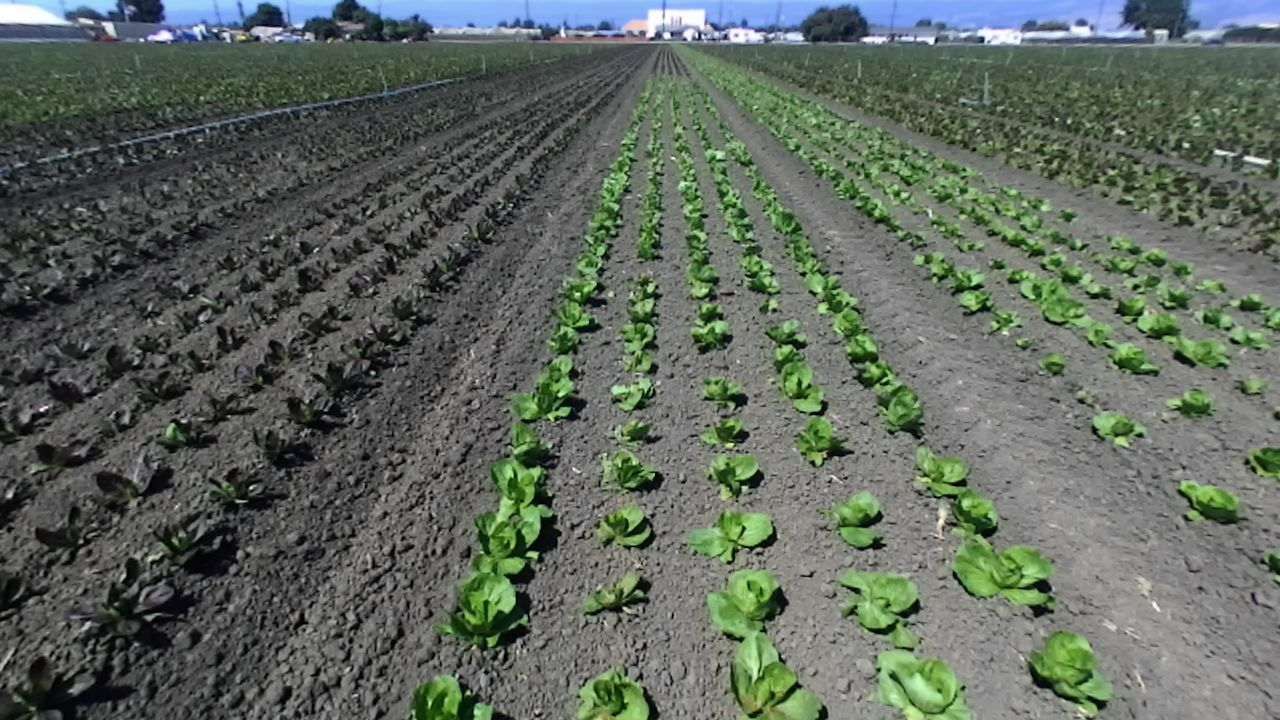
#> input picture laneDetection/crops.png, 1280 x 720 px
$ jupyter execute Untitled.ipynb
#> lines starting #> are read from the running program, lines starting #| are printed output that depends on the picture; after the words box and inside, x2 and y2 are one past the last pixel; in counts of white or black regions, pixels touching at a corner belong together
[cell 1]
import cv2
import numpy as np
import matplotlib.pyplot as plt

# Read image
img = cv2.imread("crops.png")
#> img is the input picture: shape (720, 1280, 3); mean B, G, R 94.7, 104.4, 95.1
original = img.copy()

# Draw reference points
cv2.circle(original, (148, 4), 5, (0, 0, 255), -1)
#> original: shape (720, 1280, 3); 0.01% of pixels changed, all inside (x1, y1, x2, y2) = (143, 0, 154, 10)
cv2.circle(original, (725, 5), 5, (0, 0, 255), -1)
#> original: shape (720, 1280, 3); mean B, G, R 94.7, 104.4, 95.1
cv2.circle(original, (16, 477), 5, (0, 0, 255), -1)
#> original: shape (720, 1280, 3); mean B, G, R 94.7, 104.4, 95.1
cv2.circle(original, (805, 478), 5, (0, 0, 255), -1)
#> original: shape (720, 1280, 3); mean B, G, R 94.7, 104.4, 95.2

# [7 lines of commented-out code are left out]
mask = np.zeros(img.shape, dtype=np.uint8)
channel_count = img.shape[2]
#> channel_count = 3
ignore_mask_color = (255,) * channel_count
#> ignore_mask_color = (255, 255, 255)
masked_image = cv2.bitwise_and(img, mask)
#> masked_image: shape (720, 1280, 3); every value is 0
img2 = cv2.subtract(img, masked_image)

# HSV thresholding
hsv = cv2.cvtColor(img2, cv2.COLOR_BGR2HSV)
#> hsv: shape (720, 1280, 3); mean H, S, V 49.4, 39.7, 107.3
lower_blue = np.array([45, 62, 52])
upper_blue = np.array([72, 255, 255])
mask = cv2.inRange(hsv, lower_blue, upper_blue)
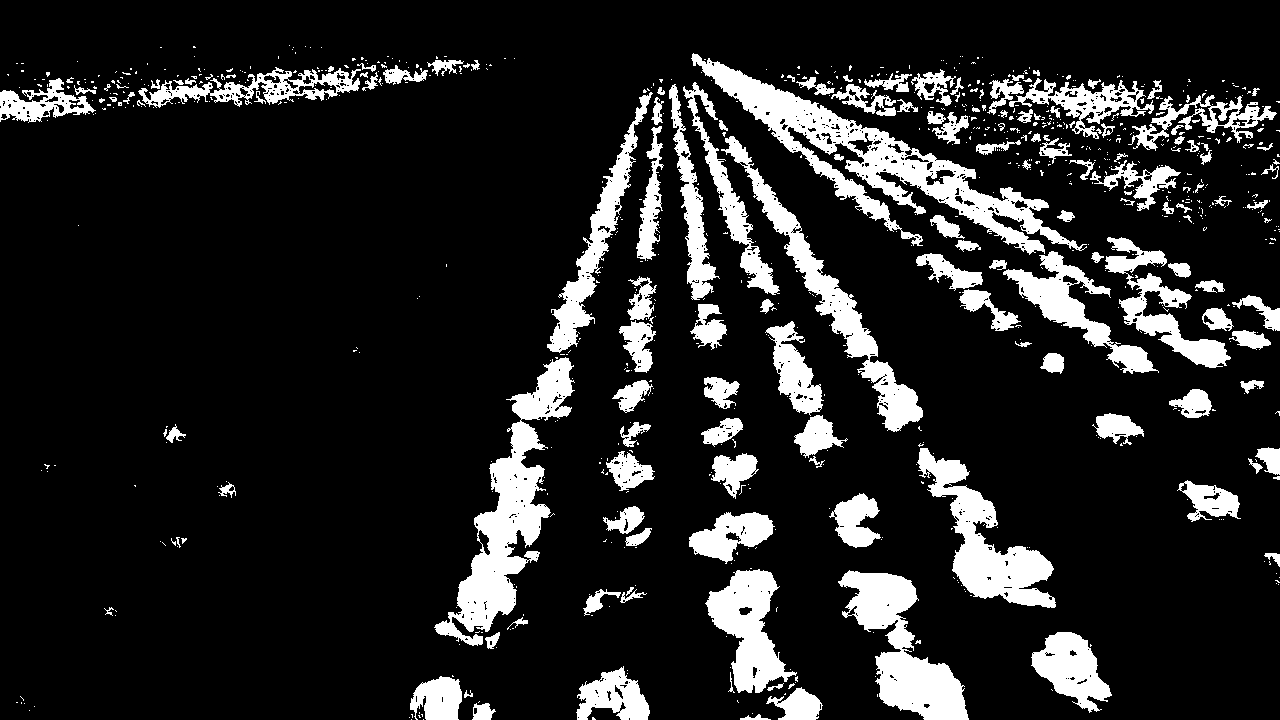
#> mask: shape (720, 1280); 14.4% white; 832 white regions (682 under 20 px), largest, box (x1, y1, x2, y2) and area: (691, 53, 1087, 255) 14763, (434, 357, 575, 646) 11609, (838, 570, 969, 720) 8174
result = cv2.bitwise_and(img2, img2, mask=mask)

# Skeletonization
gray = cv2.cvtColor(result, cv2.COLOR_BGR2GRAY)
edges = gray
skel = np.zeros(edges.shape, np.uint8)
element = cv2.getStructuringElement(cv2.MORPH_CROSS, (3, 3))

while True:
    open_img = cv2.morphologyEx(edges, cv2.MORPH_OPEN, element)
    temp = cv2.subtract(edges, open_img)
    eroded = cv2.erode(edges, element)
    skel = cv2.bitwise_or(skel, temp)
    edges = eroded.copy()
    if cv2.countNonZero(edges) == 0:
        break
#> this loop made 25 passes
#> pass 1, `temp = cv2.subtract(edges, open_img)`:
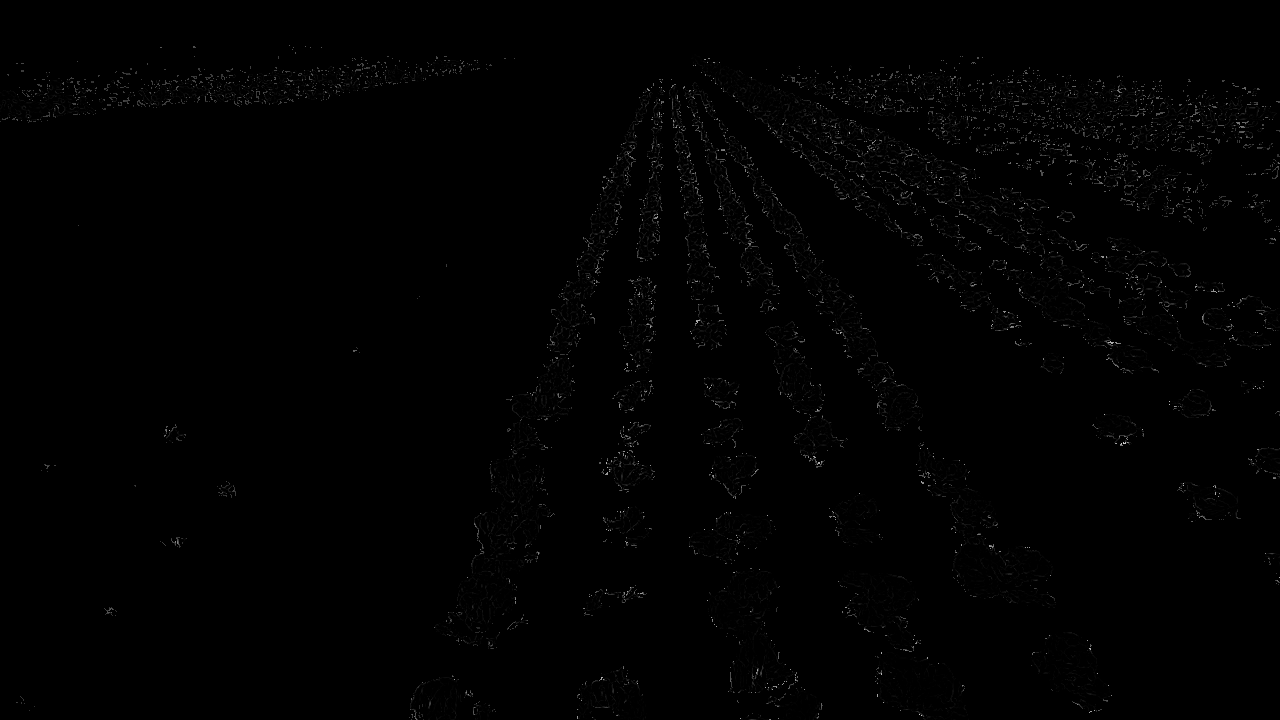
#> temp: shape (720, 1280); min 0, max 212, mean 1.4
#> pass 1, `eroded = cv2.erode(edges, element)`:
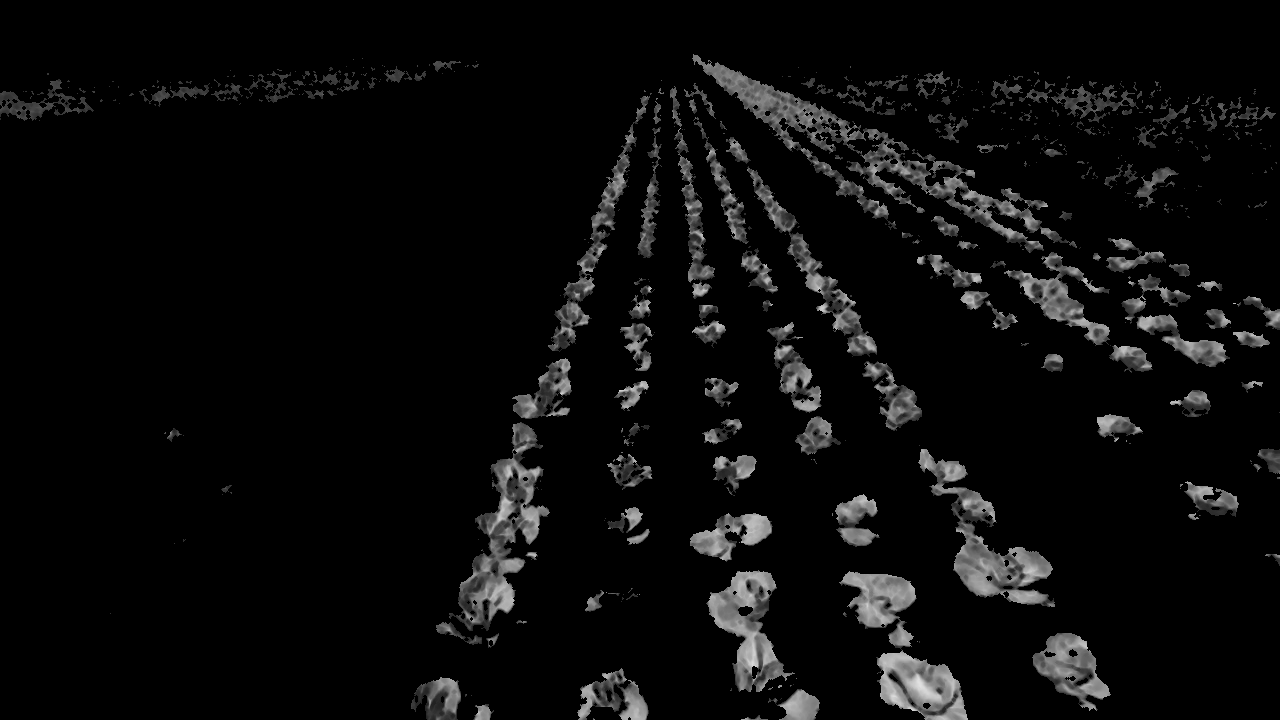
#> eroded: shape (720, 1280); min 0, max 225, mean 11.1
#> after the loop: edges: shape (720, 1280); every value is 0

# Hough Line detection
lines = cv2.HoughLinesP(skel, 4, np.pi / 180, 1000, maxLineGap=1500)
#> lines = 48 rows, first 6: [0, 96, 1240, 96], [39, 89, 1270, 111], [693, 54, 1263, 383], [428, 718, 644, 89], [694, 82, 1084, 706], [19, 87, 1245, 87]

if lines is None:
    print("Line Not Detected")
else:
    for line in lines:
        x1, y1, x2, y2 = line[0]
        cv2.line(img, (x1, y1), (x2, y2), (0, 255, 0), 10)
        cv2.putText(img, 'lines_detected', (50, 50), cv2.FONT_HERSHEY_SIMPLEX, 1, (0, 255, 0), 1)
        print("Line Detected")
#> this loop made 48 passes
#> (x1, y1, x2, y2) on passes 1 to 12: (0, 96, 1240, 96), (39, 89, 1270, 111), (693, 54, 1263, 383), (428, 718, 644, 89), (694, 82, 1084, 706), (19, 87, 1245, 87), (0, 93, 1273, 116), (43, 97, 1272, 118), (0, 92, 1253, 92), (445, 719, 649, 90), (692, 56, 1276, 450), (706, 93, 1091, 709)
#| Line Detected
#| Line Detected
#| Line Detected
#| Line Detected
#| Line Detected
#| Line Detected
#| Line Detected
#| Line Detected
#> (further printed lines are left out)
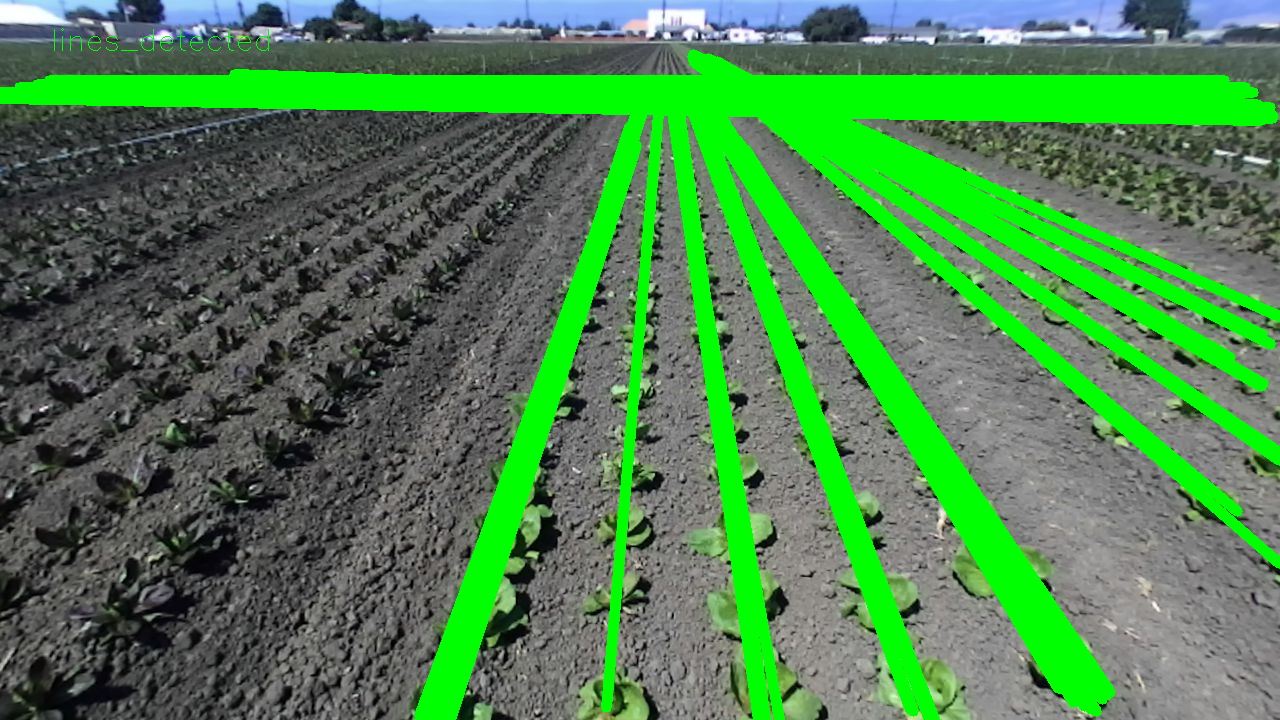
#> img: shape (720, 1280, 3); mean B, G, R 79.3, 130.9, 77.4

# Convert BGR to RGB for display in matplotlib
original_rgb = cv2.cvtColor(original, cv2.COLOR_BGR2RGB)
processed_rgb = cv2.cvtColor(img, cv2.COLOR_BGR2RGB)

# Display images using matplotlib
plt.figure(figsize=(12, 6))
plt.subplot(1, 2, 1)
plt.imshow(original_rgb)
plt.title('Original')
plt.axis('off')

plt.subplot(1, 2, 2)
plt.imshow(processed_rgb)
plt.title('Processed Image')
plt.axis('off')

plt.show()

$ run again, with laneDetection/image.png copied over laneDetection/crops.png
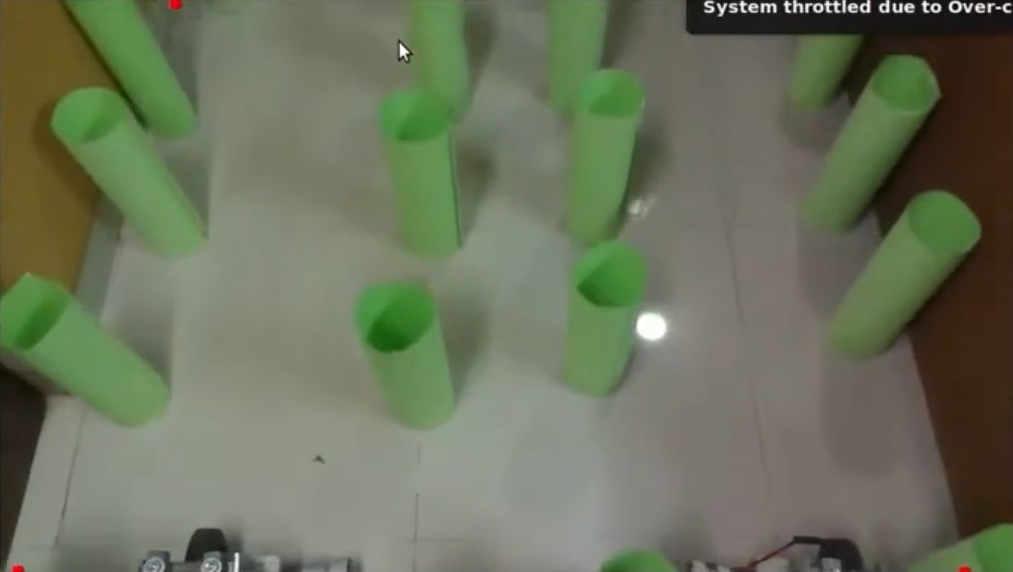
#> input picture laneDetection/image.png, 1013 x 572 px
#> img is the input picture: shape (572, 1013, 3); mean B, G, R 90.9, 113.9, 106.9
#> masked_image: shape (572, 1013, 3); every value is 0
#> hsv: shape (572, 1013, 3); mean H, S, V 35.7, 63.5, 117.1
#> `mask = cv2.inRange(hsv, lower_blue, upper_blue)`:
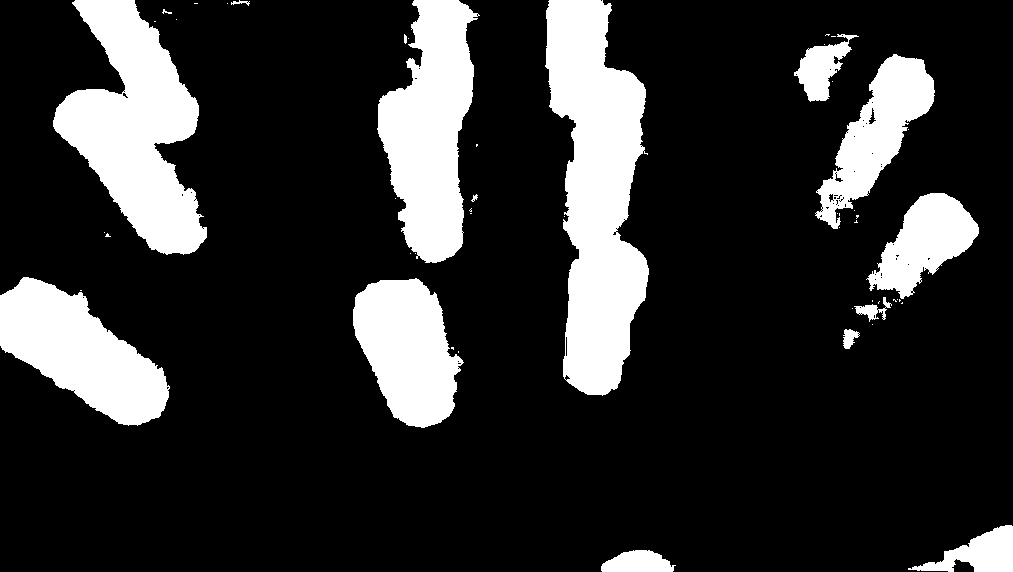
#> mask: shape (572, 1013); 18.9% white; 52 white regions (36 under 20 px), largest, box (x1, y1, x2, y2) and area: (545, 0, 649, 396) 26445, (53, 0, 207, 255) 20749, (377, 0, 480, 263) 16825
#> the loop `while True:` made 49 passes
#> pass 1, `eroded = cv2.erode(edges, element)`:
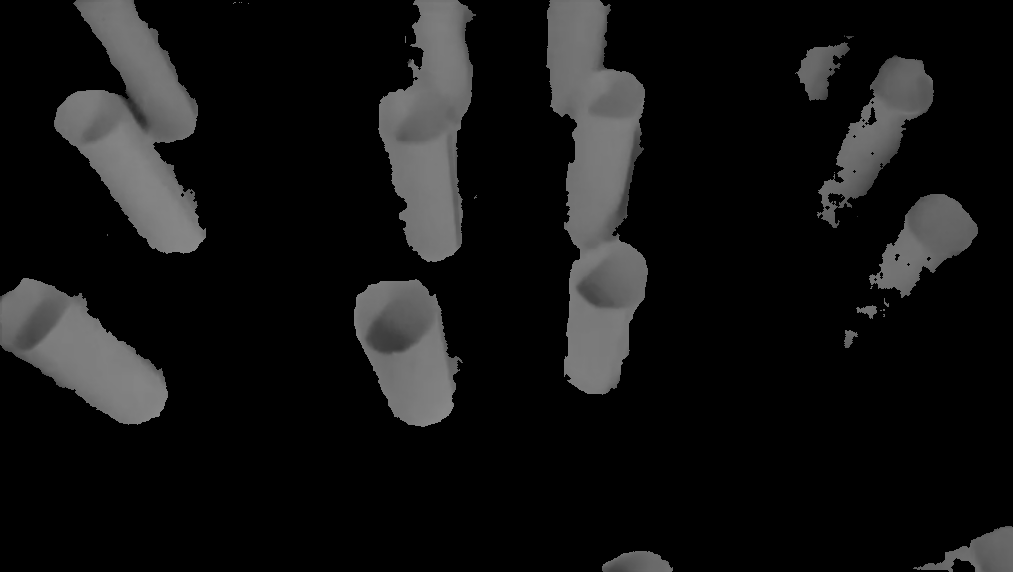
#> eroded: shape (572, 1013); min 0, max 137, mean 20
#> lines = [[431, 424, 431, 2]]
#> the loop `for line in lines:` made 1 pass
#> (printed output is left out)
